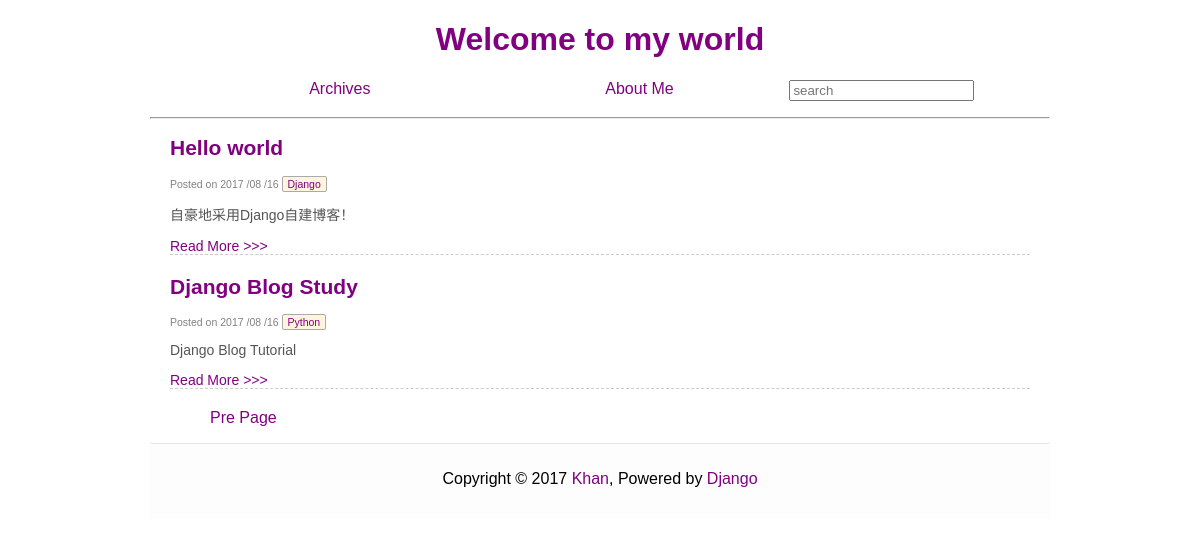
Screenshot of /?page=2 with the database file from the repository.
### article/models.py (models this page shows, shortened)
class Article(models.Model):
    title = models.CharField(max_length = 100)
    category = models.CharField(max_length = 500, blank = True)
    date_time = models.DateTimeField(auto_now_add = True)
    content = models.TextField(blank = True, null = True)
    class Meta:
        ordering = ['-date_time']

### article/views.py (the view)
# urls.py: 2. Add a URL to urlpatterns:  url(r'^$', views.home, name='home')
def home(request):
    posts = Article.objects.all()
    paginator = Paginator(posts, 6)
    page = request.GET.get('page')
    try:
        post_list = paginator.page(page)
    except PageNotAnInteger:
        post_list = paginator.page(1)
    except EmptyPage:
        post_list = paginator.paginator(paginator.num_pages)
    return render(request, 'home.html', {'post_list': post_list})

### article/templatetags/custom_markdown.py (called while the page is built)
@register.filter(is_safe=True)  #注册template filter
@stringfilter  #希望字符串作为参数
def custom_markdown(value):
    return mark_safe(markdown.markdown(value,
        extensions = ['markdown.extensions.fenced_code', 'markdown.extensions.codehilite'], safe_mode=True, enable_attributes=False))

### templates/home.html (shortened to what this page needs)
{% extends "base.html" %}
{% load custom_markdown %}
{% block content %}
<div class="posts">
    {% for post in post_list %}
        <section class="post">
            <header class="post-header">
                <h2 class="post-title">
                    <a href="{% url "detail" id=post.id %}">{{ post.title }}</a>
                </h2>
                <p class="post-meta">
                    Posted on {{ post.date_time |date:"Y /m /d"}}
                    <a class="post-category" href="{% url "search_tag" tag=post.category %}">
                    {{ post.category }}
                    </a>
                </p>
            </header>
                <div class="post-description">
                    <p>
                        {{ post.content|custom_markdown|truncatewords_html:20 }}
                    </p>
                </div>
                <a class="pure-button" href="{% url "detail" id=post.id %}">
                Read More >>>
                </a>
        </section>
    {% endfor %}
    {% if post_list.object_list and post_list.paginator.num_pages > 1 %}
    <div>
        <ul class="pager">
            {% if post_list.has_previous %}
            <li><a href="?page={{ post_list.previous_page_number }}">Pre Page</a></li>
            {% endif %}
        </ul>
    </div>
    {% endif %}
</div>
{% endblock %}

### article/static/style/style.css (style rules this page uses)
body { font-family: 'TeXGyreAdventor', sans-serif; }
ul { list-style-type: none; }
a { text-decoration: none; background-color: transparent; }
a:link { color: purple; }
.posts { padding-right: 20px; padding-left: 20px; }
.post { margin-bottom: 20px; border-bottom: 1px #ccc dashed; font-size: 14px; color: #555; }
.post-meta { font-size: .75em; color: #818181; }
.post-category { background-color: #FFF5DE; border-style: solid; border-radius: 2px; border-color: #aaa; border-width: 1px; padding: 1px 5px; }

### rows the page displays
Article: title "Hello world", date_time "2017 /08 /16", category "Django", content|custom_markdown "自豪地采用Django自建博客！"
Article: title "Django Blog Study", date_time "2017 /08 /16", category "Python", content|custom_markdown "Django Blog Tutorial"
